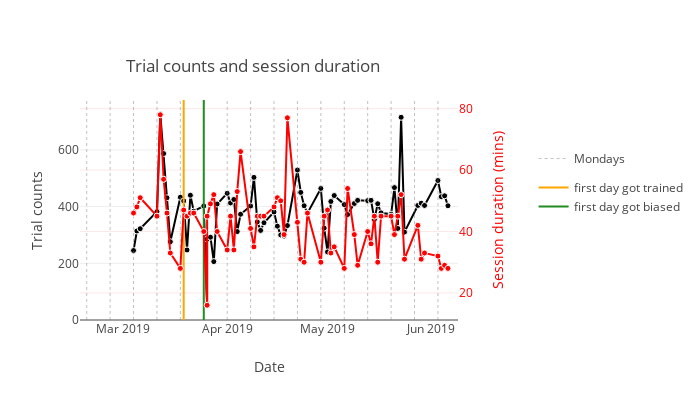

This figure's notebook cell:
### Code cell
trial_counts = go.Scatter(
    x=[t.strftime('%Y-%m-%d') for t in session_info['session_date'].tolist()],
    y=session_info['n_trials'].tolist(),
    mode='markers+lines',
    marker=dict(
        size=6,
        color='black',
        line=dict(
            color='white',
            width=1
        )
    ),
    name='trial counts',
    yaxis='y1',
    showlegend=False
)

session_length = go.Scatter(
    x=[t.strftime('%Y-%m-%d') for t in session_info['session_date'].tolist()],
    y=session_info['session_duration'].tolist(),
    mode='markers+lines',
    marker=dict(
        size=6,
        color='red',
        line=dict(
            color='white',
            width=1
        )
    ),
    name='session duration',
    yaxis='y2',
    showlegend=False
)

data = [trial_counts, session_length]

# add monday plots
data = putils.create_monday_plot(data, yrange, d['mondays'])

# add status plots
data = putils.create_status_plot(data, yrange, status)

layout = go.Layout(
    yaxis=dict(
        title='Trial counts',
        range=yrange
    ),
    yaxis2=dict(
        title='Session duration (mins)',
        overlaying='y',
        color='red',
        side='right'
    ),
    xaxis=dict(
        title='Date',
        range=[d['first_date_str'], d['last_date_str']],
        showgrid=False
    ), 
    width=700,
    height=400,
    title=dict(
        text='Trial counts and session duration',
        x=0.18,
        y=0.85
    ),
    legend=dict(
        x=1.2, 
        y=0.8,
        orientation='v'),
)

fig = go.Figure(data=data, layout=layout)
plotly.offline.iplot(fig)

### Figure 1 — Plotly figure (JSON) as saved in the notebook; plotly's stock layout.template omitted (floating-point values rounded to 4 significant figures)
{"data": [{"marker": {"color": "black", "line": {"color": "white", "width": 1}, "size": 6}, "mode": "markers+lines", "name": "trial counts", "showlegend": false, "type": "scatter", "uid": "5c7bd6ab-eb2b-4633-a01d-ee47523f26df", "x": ["2019-03-04", "2019-03-05", "2019-03-06", "2019-03-11", "2019-03-12", "2019-03-13", "2019-03-14", "2019-03-15", "2019-03-18", "2019-03-19", "2019-03-20", "2019-03-21", "2019-03-22", "2019-03-25", "2019-03-26", "2019-03-26", "2019-03-27", "2019-03-28", "2019-03-29", "2019-04-01", "2019-04-02", "2019-04-03", "2019-04-04", "2019-04-05", "2019-04-08", "2019-04-09", "2019-04-10", "2019-04-11", "2019-04-12", "2019-04-15", "2019-04-16", "2019-04-17", "2019-04-18", "2019-04-19", "2019-04-22", "2019-04-23", "2019-04-24", "2019-04-25", "2019-04-29", "2019-04-30", "2019-05-01", "2019-05-02", "2019-05-03", "2019-05-06", "2019-05-07", "2019-05-09", "2019-05-10", "2019-05-13", "2019-05-14", "2019-05-15", "2019-05-16", "2019-05-17", "2019-05-20", "2019-05-21", "2019-05-22", "2019-05-23", "2019-05-24", "2019-05-28", "2019-05-29", "2019-05-30", "2019-06-03", "2019-06-04", "2019-06-05", "2019-06-06"], "y": [245, 314, 322, 382, 726, 587, 431, 276, 433, 420, 247, 440, 384, 402, 56, 285, 292, 206, 409, 447, 413, 425, 312, 373, 402, 503, 346, 316, 343, 381, 331, 300, 296, 333, 529, 450, 403, 377, 464, 324, 240, 418, 439, 407, 372, 411, 422, 421, 422, 355, 410, 378, 373, 467, 323, 715, 310, 404, 412, 404, 492, 435, 438, 403], "yaxis": "y"}, {"marker": {"color": "red", "line": {"color": "white", "width": 1}, "size": 6}, "mode": "markers+lines", "name": "session duration", "showlegend": false, "type": "scatter", "uid": "594bbc7c-3582-4070-b3c1-4d8d1eaec07a", "x": ["2019-03-04", "2019-03-05", "2019-03-06", "2019-03-11", "2019-03-12", "2019-03-13", "2019-03-14", "2019-03-15", "2019-03-18", "2019-03-19", "2019-03-20", "2019-03-21", "2019-03-22", "2019-03-25", "2019-03-26", "2019-03-26", "2019-03-27", "2019-03-28", "2019-03-29", "2019-04-01", "2019-04-02", "2019-04-03", "2019-04-04", "2019-04-05", "2019-04-08", "2019-04-09", "2019-04-10", "2019-04-11", "2019-04-12", "2019-04-15", "2019-04-16", "2019-04-17", "2019-04-18", "2019-04-19", "2019-04-22", "2019-04-23", "2019-04-24", "2019-04-25", "2019-04-29", "2019-04-30", "2019-05-01", "2019-05-02", "2019-05-03", "2019-05-06", "2019-05-07", "2019-05-09", "2019-05-10", "2019-05-13", "2019-05-14", "2019-05-15", "2019-05-16", "2019-05-17", "2019-05-20", "2019-05-21", "2019-05-22", "2019-05-23", "2019-05-24", "2019-05-28", "2019-05-29", "2019-05-30", "2019-06-03", "2019-06-04", "2019-06-05", "2019-06-06"], "y": [46, 48, 51, 45, 78, 57, 46, 33, 28, 47, 45, 46, 46, 40, 16, 45, 49, 52, 40, 34, 45, 34, 53, 66, 41, 35, 45, 45, 45, 48, 51, 50, 39, 77, 43, 31, 30, 46, 30, 45, 47, 33, 35, 28, 54, 39, 29, 40, 36, 45, 30, 45, 45, 39, 45, 52, 31, 42, 31, 33, 32, 28, 29, 28], "yaxis": "y2"}, {"legendgroup": "monday", "line": {"color": "gray", "dash": "dot", "width": 0.5}, "mode": "lines", "name": "Mondays", "showlegend": true, "type": "scatter", "uid": "c0a33292-cf78-4de0-9412-e29bf23562e3", "x": ["2019-02-18", "2019-02-18"], "xaxis": "x", "y": [0, 776], "yaxis": "y"}, {"legendgroup": "monday", "line": {"color": "gray", "dash": "dot", "width": 0.5}, "mode": "lines", "name": "Mondays", "showlegend": false, "type": "scatter", "uid": "5f58ce4c-8258-4fab-9bd9-1cb068d24f99", "x": ["2019-02-25", "2019-02-25"], "xaxis": "x", "y": [0, 776], "yaxis": "y"}, {"legendgroup": "monday", "line": {"color": "gray", "dash": "dot", "width": 0.5}, "mode": "lines", "name": "Mondays", "showlegend": false, "type": "scatter", "uid": "9ce51ac6-2568-470f-8e83-a04e1a91d316", "x": ["2019-03-04", "2019-03-04"], "xaxis": "x", "y": [0, 776], "yaxis": "y"}, {"legendgroup": "monday", "line": {"color": "gray", "dash": "dot", "width": 0.5}, "mode": "lines", "name": "Mondays", "showlegend": false, "type": "scatter", "uid": "5351cb79-d62b-4664-8ed8-927d4d97be25", "x": ["2019-03-11", "2019-03-11"], "xaxis": "x", "y": [0, 776], "yaxis": "y"}, {"legendgroup": "monday", "line": {"color": "gray", "dash": "dot", "width": 0.5}, "mode": "lines", "name": "Mondays", "showlegend": false, "type": "scatter", "uid": "da6e7af4-c922-4d1b-ab89-f929a0499d3c", "x": ["2019-03-18", "2019-03-18"], "xaxis": "x", "y": [0, 776], "yaxis": "y"}, {"legendgroup": "monday", "line": {"color": "gray", "dash": "dot", "width": 0.5}, "mode": "lines", "name": "Mondays", "showlegend": false, "type": "scatter", "uid": "6dffaee9-3dc8-4a85-8175-32012b897f62", "x": ["2019-03-25", "2019-03-25"], "xaxis": "x", "y": [0, 776], "yaxis": "y"}, {"legendgroup": "monday", "line": {"color": "gray", "dash": "dot", "width": 0.5}, "mode": "lines", "name": "Mondays", "showlegend": false, "type": "scatter", "uid": "dd998368-cb74-4c11-8c75-0fda3b48991c", "x": ["2019-04-01", "2019-04-01"], "xaxis": "x", "y": [0, 776], "yaxis": "y"}, {"legendgroup": "monday", "line": {"color": "gray", "dash": "dot", "width": 0.5}, "mode": "lines", "name": "Mondays", "showlegend": false, "type": "scatter", "uid": "1e8f64af-83fd-4e93-8f38-bb71bd0f3bec", "x": ["2019-04-08", "2019-04-08"], "xaxis": "x", "y": [0, 776], "yaxis": "y"}, {"legendgroup": "monday", "line": {"color": "gray", "dash": "dot", "width": 0.5}, "mode": "lines", "name": "Mondays", "showlegend": false, "type": "scatter", "uid": "5dc238d1-9428-4b0e-a767-a8d2001210de", "x": ["2019-04-15", "2019-04-15"], "xaxis": "x", "y": [0, 776], "yaxis": "y"}, {"legendgroup": "monday", "line": {"color": "gray", "dash": "dot", "width": 0.5}, "mode": "lines", "name": "Mondays", "showlegend": false, "type": "scatter", "uid": "57af5fd9-f841-43d6-87a8-06d32a6f0aad", "x": ["2019-04-22", "2019-04-22"], "xaxis": "x", "y": [0, 776], "yaxis": "y"}, {"legendgroup": "monday", "line": {"color": "gray", "dash": "dot", "width": 0.5}, "mode": "lines", "name": "Mondays", "showlegend": false, "type": "scatter", "uid": "6e2c262c-6e88-43ca-89f5-be5d807d368f", "x": ["2019-04-29", "2019-04-29"], "xaxis": "x", "y": [0, 776], "yaxis": "y"}, {"legendgroup": "monday", "line": {"color": "gray", "dash": "dot", "width": 0.5}, "mode": "lines", "name": "Mondays", "showlegend": false, "type": "scatter", "uid": "dae72931-03a6-4f0f-94f0-e4d85979e6d7", "x": ["2019-05-06", "2019-05-06"], "xaxis": "x", "y": [0, 776], "yaxis": "y"}, {"legendgroup": "monday", "line": {"color": "gray", "dash": "dot", "width": 0.5}, "mode": "lines", "name": "Mondays", "showlegend": false, "type": "scatter", "uid": "90785a40-b78f-42eb-aec9-5c8e2a803b73", "x": ["2019-05-13", "2019-05-13"], "xaxis": "x", "y": [0, 776], "yaxis": "y"}, {"legendgroup": "monday", "line": {"color": "gray", "dash": "dot", "width": 0.5}, "mode": "lines", "name": "Mondays", "showlegend": false, "type": "scatter", "uid": "4beca0de-2b8d-4e8a-99fb-9c0c93be8419", "x": ["2019-05-20", "2019-05-20"], "xaxis": "x", "y": [0, 776], "yaxis": "y"}, {"legendgroup": "monday", "line": {"color": "gray", "dash": "dot", "width": 0.5}, "mode": "lines", "name": "Mondays", "showlegend": false, "type": "scatter", "uid": "c7b54067-fea9-48e3-9b74-6dad514e5fac", "x": ["2019-05-27", "2019-05-27"], "xaxis": "x", "y": [0, 776], "yaxis": "y"}, {"legendgroup": "monday", "line": {"color": "gray", "dash": "dot", "width": 0.5}, "mode": "lines", "name": "Mondays", "showlegend": false, "type": "scatter", "uid": "f851efc7-2e3e-4c50-9d81-6be98ed70477", "x": ["2019-06-03", "2019-06-03"], "xaxis": "x", "y": [0, 776], "yaxis": "y"}, {"legendgroup": "status", "marker": {"color": "orange"}, "mode": "lines", "name": "first day got trained", "type": "scatter", "uid": "c7c2a53b-481a-435a-8ae4-af88abd408d6", "x": ["2019-03-19", "2019-03-19"], "xaxis": "x", "y": [0, 776], "yaxis": "y"}, {"legendgroup": "status", "marker": {"color": "forestgreen"}, "mode": "lines", "name": "first day got biased", "type": "scatter", "uid": "c6320e3e-e86c-4afe-a2bf-63e37336e3ac", "x": ["2019-03-25", "2019-03-25"], "xaxis": "x", "y": [0, 776], "yaxis": "y"}], "layout": {"height": 400, "legend": {"orientation": "v", "x": 1.2, "y": 0.8}, "title": {"text": "Trial counts and session duration", "x": 0.18, "y": 0.85}, "width": 700, "xaxis": {"range": ["2019-02-16", "2019-06-09"], "showgrid": false, "title": {"text": "Date"}}, "yaxis": {"range": [0, 776], "title": {"text": "Trial counts"}}, "yaxis2": {"color": "red", "overlaying": "y", "side": "right", "title": {"text": "Session duration (mins)"}}}}
